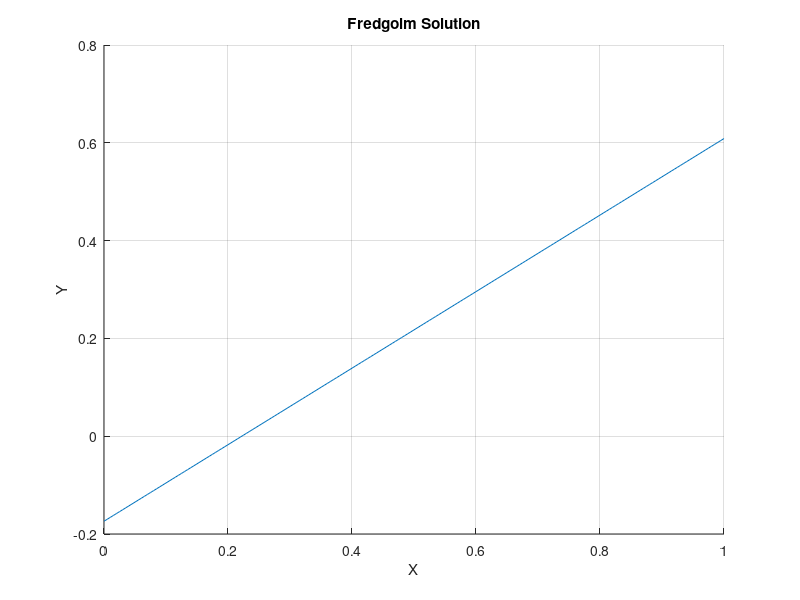

This chart was generated by the following MATLAB code:
function [ ] = Fredg(  )
%FREDG Summary of this function goes here
%   Detailed explanation goes here
a=0;
b=1;
N=200;
ds=(b-a)/N;
ss=a:ds:b;
eps=1;
K=@(x,s)(x+s)*eps;
f=@(x)(x);
A=zeros(numel(ss),numel(ss));
b=zeros(numel(ss),1);
for i=1:numel(ss)
    for j=1:numel(ss)
        if((j==1) || (j==numel(ss)))
            if(i==j)
                A(i,j)=1+ds/2*K(ss(i),ss(j));
            else
                A(i,j)=ds/2*K(ss(i),ss(j));
            end;
        else
            if(i==j)
                A(i,j)=1+ds*K(ss(i),ss(j));
            else
                A(i,j)=ds*K(ss(i),ss(j));
            end;
        end;
    end;
    b(i)=f(ss(i));
end;
solution=A\b;
figure;
title('Fredgolm Solution');
xlabel('X');
ylabel('Y');
grid on; hold on;
plot(ss,solution);

end

